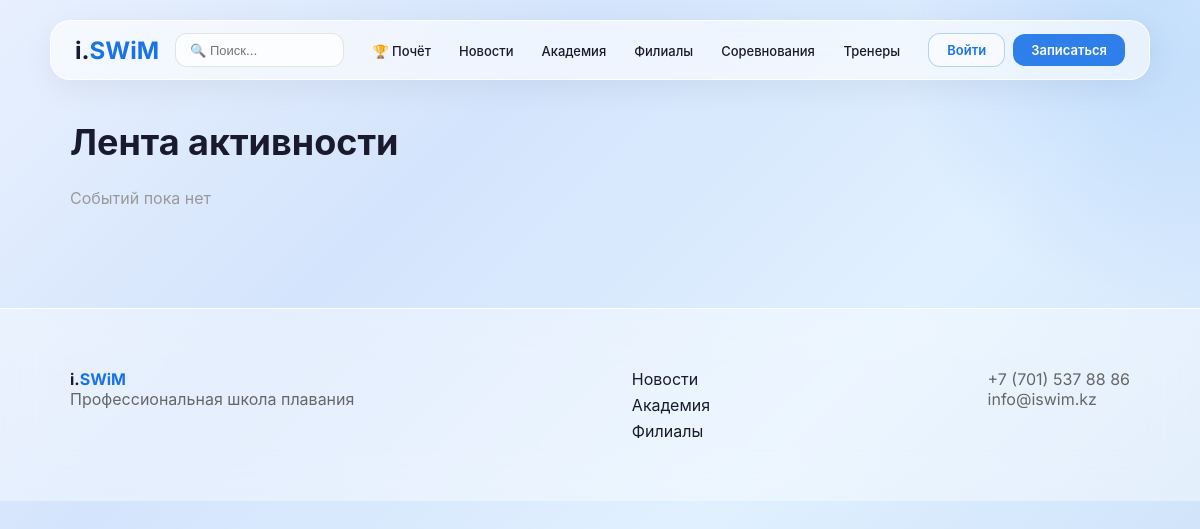
The page /activity/ on the database as committed earlier.
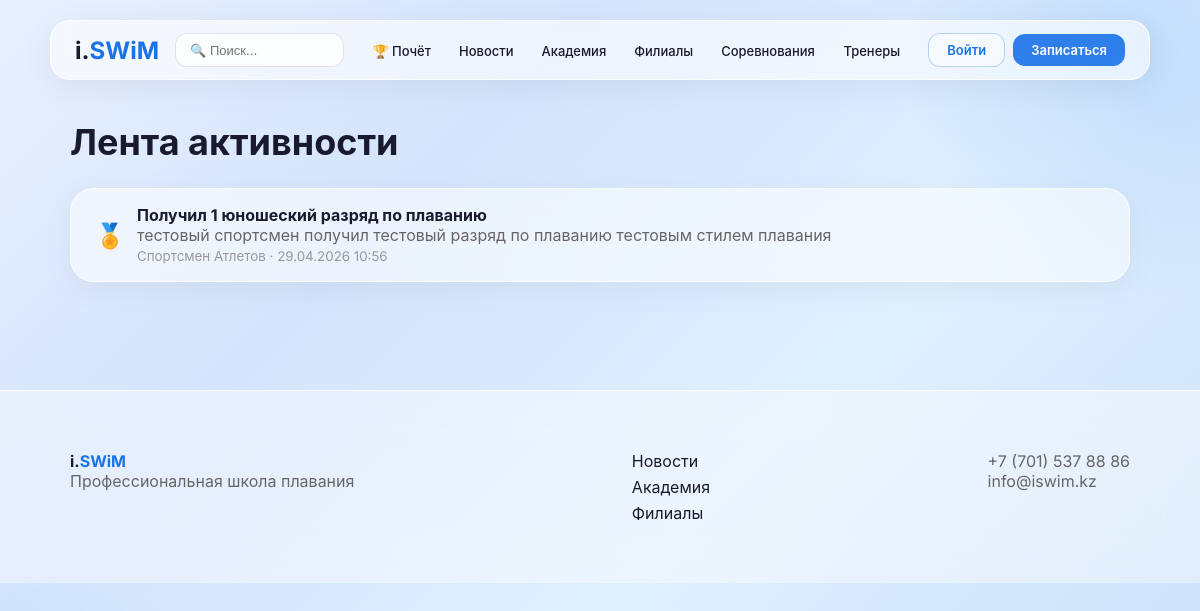
The same page on the database as committed later.
### activity/models.py (models this page shows, shortened)
class Activity(models.Model):
    ACTIVITY_TYPES = [
        ('achievement', 'Достижение'),
        ('competition', 'Соревнование'),
        ('record', 'Рекорд'),
        ('photo', 'Фото'),
        ('other', 'Другое'),
    ]
    user = models.ForeignKey(User, on_delete=models.CASCADE, related_name='activities', verbose_name='Пользователь')
    activity_type = models.CharField(max_length=20, choices=ACTIVITY_TYPES, verbose_name='Тип')
    title = models.CharField(max_length=300, verbose_name='Заголовок')
    description = models.TextField(blank=True, verbose_name='Описание')
    link = models.CharField(max_length=500, blank=True, verbose_name='Ссылка')
    created_at = models.DateTimeField(auto_now_add=True, verbose_name='Создано')
    class Meta:
        verbose_name = 'Активность'
        verbose_name_plural = 'Активности'
        ordering = ['-created_at']

### users/models.py (models this page shows, shortened)
class User(AbstractUser):
    middle_name = models.CharField(max_length=50, blank=True, verbose_name='Отчество')
    phone = models.CharField(max_length=20, blank=True, verbose_name='Телефон')
    avatar = models.ImageField(upload_to='avatars/', blank=True, verbose_name='Аватар')
    class Meta:
        verbose_name = 'Пользователь'
        verbose_name_plural = 'Пользователи'

### activity/views.py (the view)
# urls.py: path('activity/', ActivityListView.as_view(), name='activity_list'),
class ActivityListView(ListView):
    model = Activity
    template_name = 'activity/activity_list.html'
    context_object_name = 'activities'
    paginate_by = 20

### activity/templates/activity/activity_list.html
{% extends 'core/base.html' %}
{% block content %}
<div class="container">
    <h1 class="page-title">Лента активности</h1>
    {% for activity in activities %}
        <div class="glass-card" style="margin-bottom:8px;padding:16px 24px;display:flex;align-items:center;gap:12px;">
            <span style="font-size:24px;">
                {% if activity.activity_type == 'achievement' %}🏅
                {% elif activity.activity_type == 'record' %}⭐
                {% elif activity.activity_type == 'competition' %}🏊
                {% elif activity.activity_type == 'photo' %}📸
                {% else %}📣{% endif %}
            </span>
            <div style="flex:1;">
                <strong>{{ activity.title }}</strong>
                {% if activity.description %}<p style="color:#666;margin:0;">{{ activity.description }}</p>{% endif %}
                <small style="color:#999;">{{ activity.user.get_full_name }} · {{ activity.created_at|date:"d.m.Y H:i" }}</small>
            </div>
        </div>
    {% empty %}
        <p style="color:#999;">Событий пока нет</p>
    {% endfor %}
</div>
{% endblock %}

Rows that differ between the two databases and show on the page:
added Activity: title "Получил 1 юношеский разряд по плаванию", description "тестовый спортсмен получил тестовый разряд по плаванию тестовым стилем плавания", user.get_full_name "Спортсмен Атлетов", created_at "29.04.2026 10:56"
Other text that changed with them:
text no longer shown: "Событий пока нет"
